Frame 1 (no input): blank canvas, image omitted
Frame 60 (the mouse pressed at the canvas centre just before this capture): blank canvas, image omitted
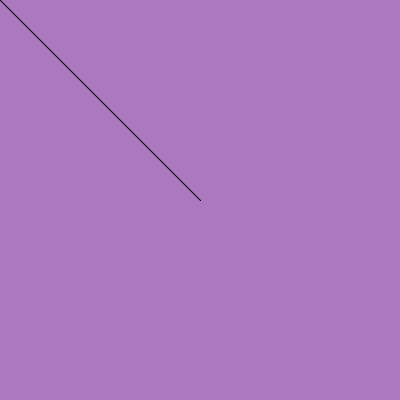
Frame 120 (the mouse held since frame 60 and released just before this capture)

The Processing sketch whose frames 1 and 60 were blank and that drew this single picture after the mouse press (run headless with seeded random() and noise(); from frame 60 on, the mouse is pressed at the canvas centre):

// Processing sketch: week17_keyPressed
// ── week17_keyPressed.pde
void setup(){
  size(400,400);
  background(#AB79BF);
 }
 void draw(){
   if(mousePressed){
     line(mouseX, mouseY, pmouseX, pmouseY);
   }
 }
 void keyPressed(){
   if(key=='1') stroke(255,0,0);
   if(key=='2') stroke(0,255,0);
 }
